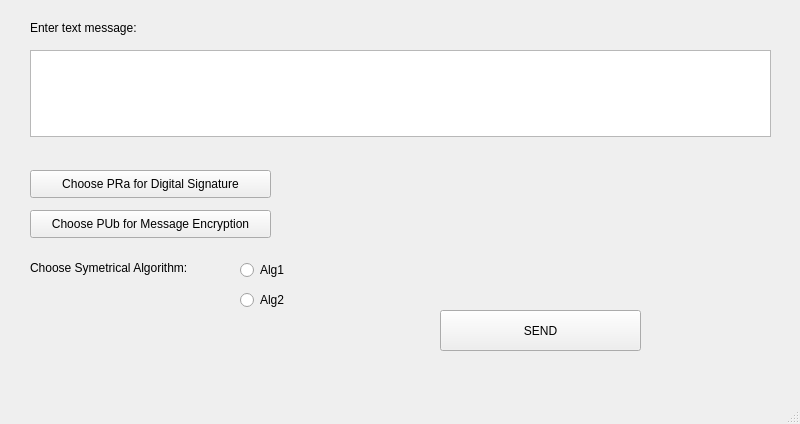
<?xml version="1.0" encoding="UTF-8"?>
<ui version="4.0">
 <class>send_message_window</class>
 <widget class="QMainWindow" name="send_message_window">
  <property name="geometry">
   <rect>
    <x>0</x>
    <y>0</y>
    <width>800</width>
    <height>424</height>
   </rect>
  </property>
  <property name="windowTitle">
   <string>SendMessage</string>
  </property>
  <widget class="QWidget" name="centralwidget">
   <widget class="QLabel" name="enter_text_msg_label">
    <property name="geometry">
     <rect>
      <x>30</x>
      <y>20</y>
      <width>181</width>
      <height>16</height>
     </rect>
    </property>
    <property name="text">
     <string>Enter text message: </string>
    </property>
   </widget>
   <widget class="QTextEdit" name="text_msg_contents">
    <property name="geometry">
     <rect>
      <x>30</x>
      <y>50</y>
      <width>741</width>
      <height>87</height>
     </rect>
    </property>
   </widget>
   <widget class="QPushButton" name="PRa_choice_window_btn">
    <property name="geometry">
     <rect>
      <x>30</x>
      <y>170</y>
      <width>241</width>
      <height>28</height>
     </rect>
    </property>
    <property name="text">
     <string>Choose PRa for Digital Signature</string>
    </property>
   </widget>
   <widget class="QPushButton" name="PUb_choice_window_btn">
    <property name="geometry">
     <rect>
      <x>30</x>
      <y>210</y>
      <width>241</width>
      <height>28</height>
     </rect>
    </property>
    <property name="text">
     <string>Choose PUb for Message Encryption</string>
    </property>
   </widget>
   <widget class="QLabel" name="choose_sym_alg_label">
    <property name="geometry">
     <rect>
      <x>30</x>
      <y>260</y>
      <width>241</width>
      <height>16</height>
     </rect>
    </property>
    <property name="text">
     <string>Choose Symetrical Algorithm: </string>
    </property>
   </widget>
   <widget class="QRadioButton" name="alg1">
    <property name="geometry">
     <rect>
      <x>240</x>
      <y>260</y>
      <width>95</width>
      <height>20</height>
     </rect>
    </property>
    <property name="text">
     <string>Alg1</string>
    </property>
   </widget>
   <widget class="QRadioButton" name="alg2">
    <property name="geometry">
     <rect>
      <x>240</x>
      <y>290</y>
      <width>95</width>
      <height>20</height>
     </rect>
    </property>
    <property name="text">
     <string>Alg2</string>
    </property>
   </widget>
   <widget class="QPushButton" name="finish_sending_btn">
    <property name="geometry">
     <rect>
      <x>440</x>
      <y>310</y>
      <width>201</width>
      <height>41</height>
     </rect>
    </property>
    <property name="text">
     <string>SEND</string>
    </property>
   </widget>
  </widget>
  <widget class="QMenuBar" name="menubar">
   <property name="geometry">
    <rect>
     <x>0</x>
     <y>0</y>
     <width>800</width>
     <height>26</height>
    </rect>
   </property>
  </widget>
  <widget class="QStatusBar" name="statusbar"/>
 </widget>
 <resources/>
 <connections/>
</ui>
